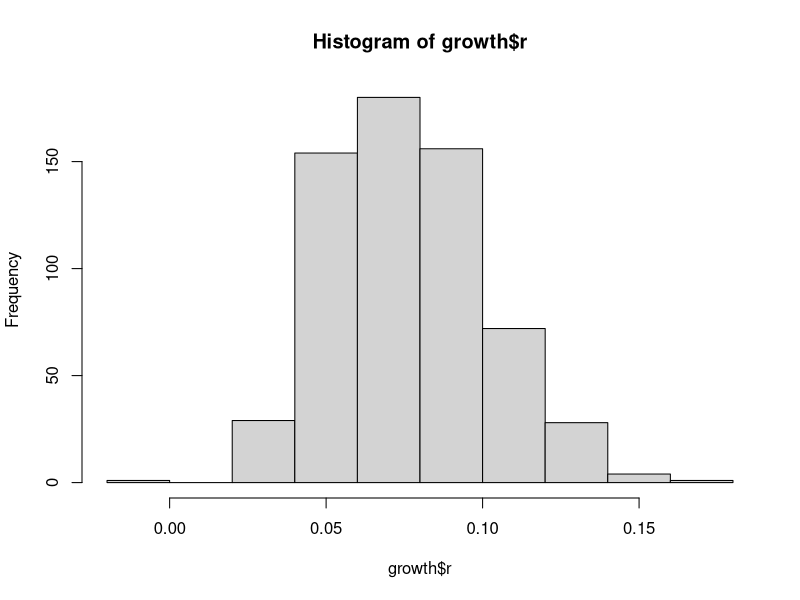
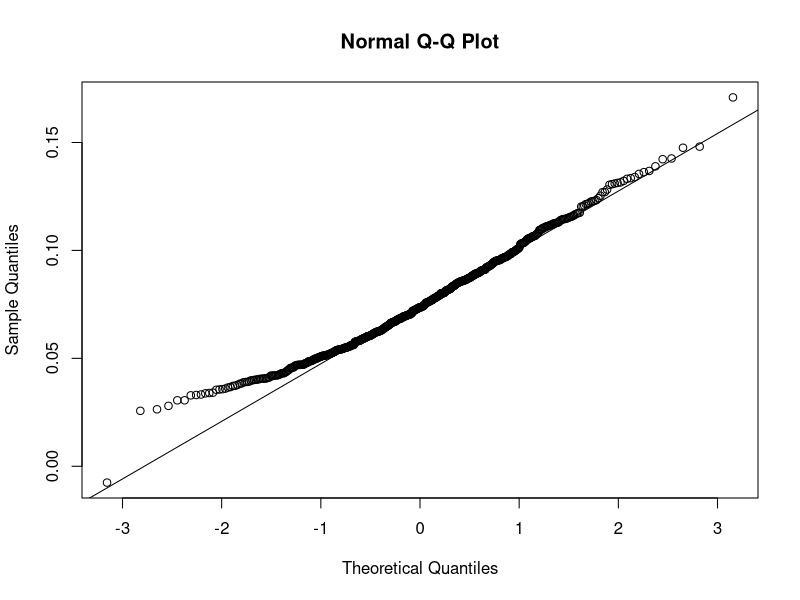
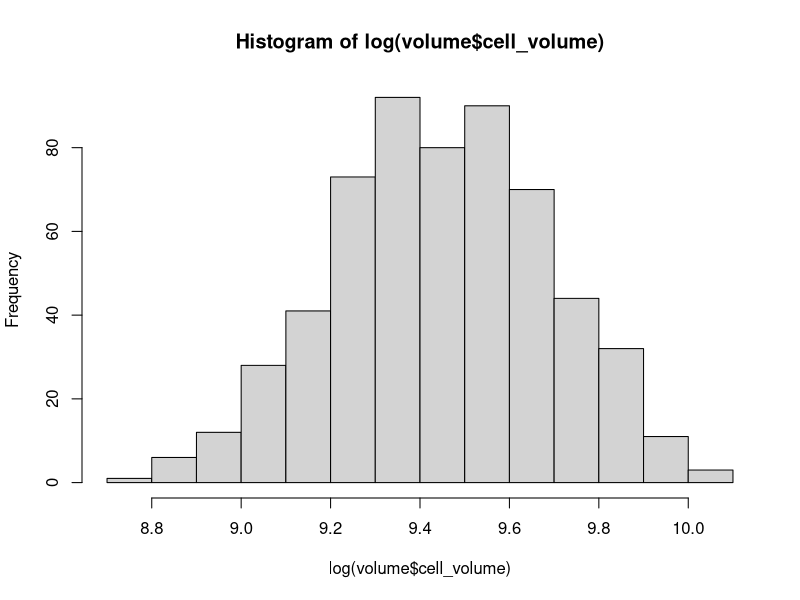
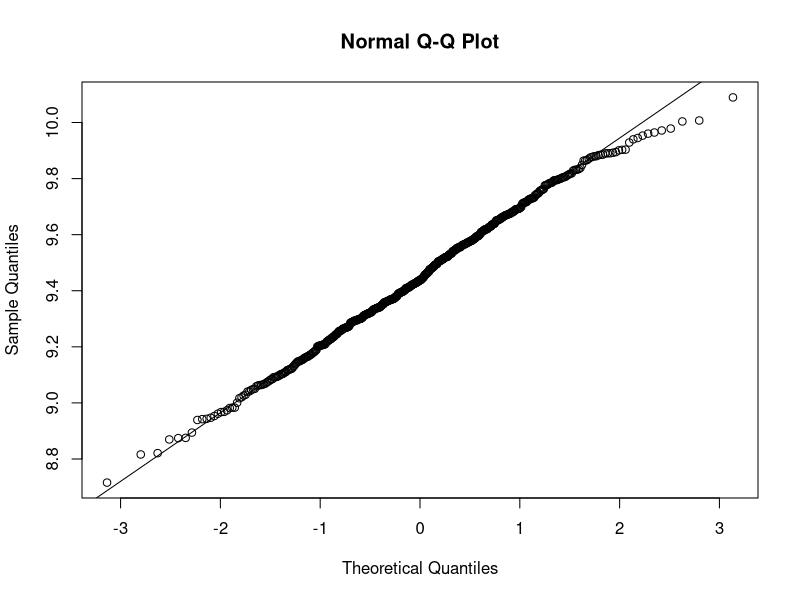
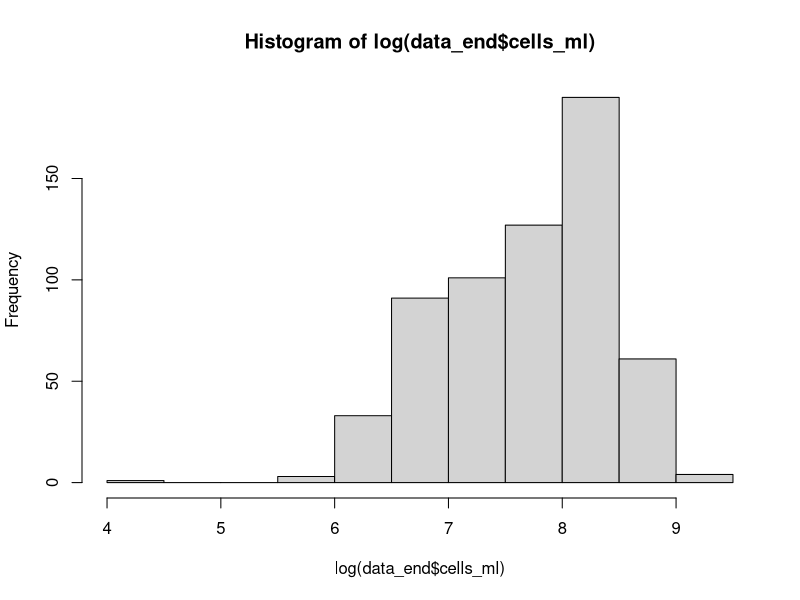
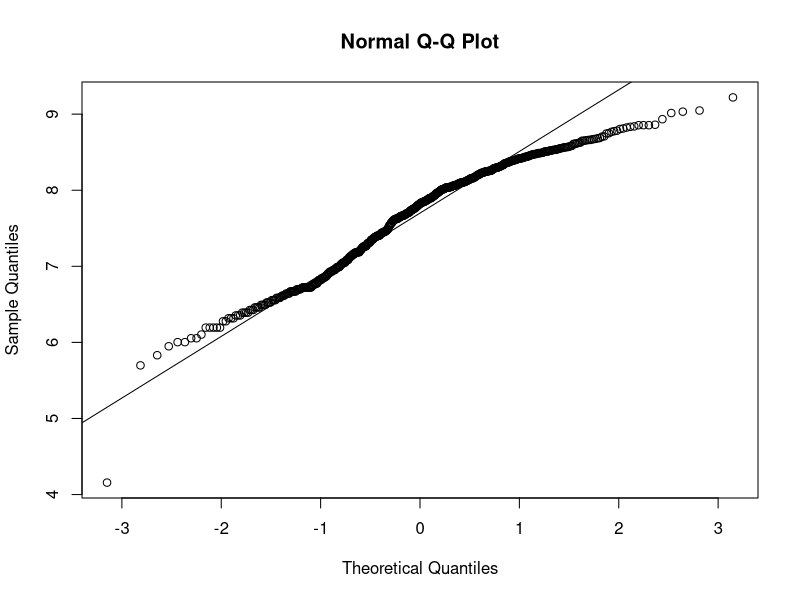

Reproduce these figures in R, in order.
rm(list=ls())

#load packages
library(knitr)
library(readxl)
library(readr)
library(tidyverse)
library(ggplot2)
library(ggpubr)

####Growth rate with cell count data####
#import data:
growth<-read.csv("growthrate_cellcounts.txt")
growth<-select(growth,-X)

# look for normality in the data ->  hist(data) & qqnorm(data)
hist(growth$r)
qqnorm(growth$r)
qqline(growth$r)

#anova
aov_r<-aov(r~Phosphat*Nitrogen*Light*Temperature, data = growth)

##ANOVA on interactions on growth rate
summary(aov_r)

####Cell volume####
rm(list=ls())

#import data:
volume<-read.csv("median_cellvolume.txt")
volume<-select(volume,-X)
volume<- rename(volume, Nitrogen = N, Phosphat = P, Light= light, Temperature = temp)

# look for normality in the data ->  hist(data) & qqnorm(data)
hist(log(volume$cell_volume))
qqnorm(log(volume$cell_volume))
qqline(log(volume$cell_volume))

#anova
aov_volume<-aov(log(cell_volume)~Light*Nitrogen*Phosphat*Temperature, data = volume)

##ANOVA on interactions on cell volume
summary(aov_volume)

####Carrying capacity####

#import data:
data_cc<-read.csv("staurastrum_cellcount.txt")
data_end <- filter(data_cc, Day >=21)
data_end <- select(data_end, -X)


# look for normality in the data ->  hist(data) & qqnorm(data)
hist(log(data_end$cells_ml))
qqnorm(log(data_end$cells_ml))
qqline(log(data_end$cells_ml))

#anova 
aov_cc<-aov(log(cells_ml)~Light*Nitrogen*Phosphat*Temperature, data = data_end)

##ANOVA on interactions on carrying capacity
summary(aov_cc)
